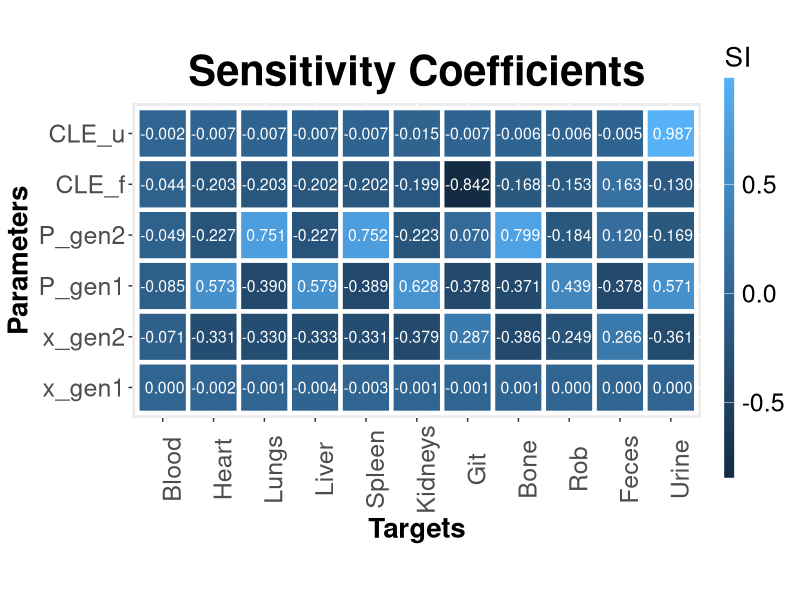

Recreate this plot in R.
library(deSolve)
library(ggplot2)

# Set the path to load the necessary data 
setwd("C:/Users/vassi/Documents/GitHub/PBPK_Lib/Data")

dose_kg <- 10 # mg/kg rat body
mass <- 250 # g  
dose <- dose_kg*mass/1000 # mg TiO2

# Load raw data from paper Xie et al.2011
df <- openxlsx::read.xlsx("TiO2_iv_rat.xlsx", sheet = 1, 
                          colNames = T, rowNames = T) 
# TiO2 NPs %ID/g of tissue  (Table 1)
excretion <- openxlsx::read.xlsx("Cummulative_Excretion.xlsx", sheet = 1, 
                                 colNames = T, rowNames = F) 
# accumulated excretory rate, expressed as %ID

excretion <- excretion[,c(2:3)]

# Transform to (mg of NPs)/(g of tissue)
df <- (df/100)*dose
excretion <- (excretion/100)*dose

####################################################################
###################             DATA             ###################
####################################################################


### Important!!! each compartment has a specific index vectors Tissue_fractions,
# Regional_flow_fractions, Capillary_fractions and cannot be changed

# The index of each compartment:
#Rest of Body (rob) --> 1
#Heart (ht) --> 2
#Kidneys (ki) --> 3
#Brain (br) --> 4
#Spleen (spl) --> 5
#Lungs (lu) --> 6
#Liver (li) --> 7
#Uterus (ut) --> 8
#Bone (bone) --> 9
#Adipose (ad) --> 10
#Skin (skin) --> 11
#Muscles (mu) --> 12
#Gastrointestinal track (GIT) --> 13


####################
### User's INPUT ###
####################
#### If any of these compartments don not exist in pbpk, just give it the value 
#### NA in compartments vector, example: "Heart" = NA and it will remove it 
#### from the equilibriums and the corresponding V_tis, V_cap, Q will be equal
#### to NA.


compartments <- list( "RoB"="RoB","Heart"="Heart", "Kidneys"="Kidneys", 
                      "Brain"= NA, "Spleen"="Spleen", "Lungs"="Lungs",
                      "Liver"="Liver", "Uterus"=NA, "Bone"="Bone", 
                      "Adipose"=NA, "Skin"=NA, "Muscles"=NA, "GIT"="GIT") 
#used as input in function, compartments that are used in pbpk


#####################################
### Function to create Parameters ###
#####################################
create.params <- function(comp_names, w){
  
  # List with names of all possible compartments
  all_comps <- list("RoB"="RoB","Heart"="Heart", "Kidneys"="Kidneys", "Brain"="Brain", "Spleen"="Spleen",
                    "Lungs"="Lungs", "Liver"="Liver", "Uterus"="Uterus", "Bone"="Bone", "Adipose"="Adipose", "Skin"="Skin", "Muscles"="Muscles",
                    "GIT"="GIT") # List with names of all possible compartments
  
  ### Density of tissues/organs
  d_tissue <- 1 #g/ml
  d_skeleton <- 1.92 #g/ml
  d_adipose <- 0.940 #g/ml
  
  Q_total <- (1.54*w^0.75)*60 # Total Cardiac Output (ml/h)
  
  Total_Blood <- 0.06*w+0.77 # Total blood volume (ml)
  
  fr_ad <- 0.0199*w + 1.644 # w in g,  Brown et al.1997 p.420. This equation gives the  adipose % of body weight 
  
  #read data from excel
  fractions <- openxlsx::read.xlsx("Rat physiological parameters.xlsx", sheet = 1, colNames = T, rowNames = T)
  fractions <- as.matrix(sapply(fractions, as.numeric))
  rownames(fractions) <- all_comps
  
  #Tissue weight fraction 
  Tissue_fractions <- fractions[,1]/100 # % of BW. Na values refers to the volume of the rest organs(RoB)
  Tissue_fractions[10] <- fr_ad/100
  #Regional blood flow fraction
  Regional_flow_fractions <- fractions[,2]/100 # % of total cardiac output
  #Capillary volume fractions (fractions of tissue volume)
  Capillary_fractions <- fractions[,3] # of tissue volume
  #Macrophage content as fraction tissue volume for each tissue/organ
  Macrophage_fractions <- fractions[,4] 
  
  W_tis <- rep(0,length(comp_names))
  V_tis <- rep(0,length(comp_names))
  V_cap <- rep(0,length(comp_names))
  W_macro <- rep(0,length(comp_names))  #one more for blood compartment
  Q <- rep(0,length(comp_names))
  
  
  for (i in 1:length(comp_names)) {
    control <- comp_names[i]
    
    Tissue_fractions[i] <- ifelse(is.na(control), NA, Tissue_fractions[i])
    Regional_flow_fractions[i] <- ifelse(is.na(control), NA, Regional_flow_fractions[i])
    Capillary_fractions[i] <- ifelse(is.na(control), NA, Capillary_fractions[i])
    Macrophage_fractions[i] <- ifelse(is.na(control), NA, Macrophage_fractions[i])
    
    ### Calculation of tissue weights  
    W_tis[i] <- w*Tissue_fractions[i]
    
    
    ###Calculation of tissue volumes
    
    if (i==9){
      V_tis[i] <- W_tis[i]/d_skeleton
    } else if(i==10){
      V_tis[i] <- W_tis[i]/d_adipose
    } else{
      V_tis[i] <- W_tis[i]/d_tissue 
    }
    
    ###Calculation of capillary volumes
    V_cap[i] <- V_tis[i]*Capillary_fractions[i]
    
    ###Volume of macrophage contents
    W_macro[i] <- W_tis[i]*Macrophage_fractions[i]
    
    ###Calculation of regional blood flows
    Q[i] <- Q_total*Regional_flow_fractions[i]
  }
  
  #Vm_ven <- 0.01*Vven #macrophage content in veins
  #Vm_art <- 0.01*Vart #0.02*Vart #macrophage content in arteries
  
  ### Calculations for "Soft tissue" compartment
  W_tis[1] <- w - sum(W_tis[2:length(W_tis)], na.rm = TRUE)
  V_tis[1] <- W_tis[1]/d_adipose     
  Q[1] <- Q_total - sum(Q[2:length(Q)],na.rm = TRUE) + Q[6]
  V_cap[1] <- V_tis[1]*Capillary_fractions[1] #Total_Blood - Vven - Vart - sum(V_cap[2:length(V_cap)], na.rm = TRUE)
  W_macro[1] <- W_tis[1]*Macrophage_fractions[1]
  
  parameters <- matrix(c(W_tis[],V_tis[],V_cap[],Q[],W_macro[]), ncol = 5)
  colnames(parameters) <- c("W_tis", "V_tis", "V_cap", "Q", "W_macro")
  rownames(parameters) <- all_comps
  
  Vven=0.64*Total_Blood
  Vart=0.15*Total_Blood
  Wm_ven=0.01*Vven
  Wm_art=0.01*Vart
  
  return(c(
    "Q_total"=Q_total, "V_blood"=Total_Blood, "V_ven"=Vven, "V_art"=Vart,
    
    "w_rob"=parameters[1,1], "w_ht"=parameters[2,1], "w_ki"=parameters[3,1], "w_spl"=parameters[5,1], "w_lu"=parameters[6,1], "w_li"=parameters[7,1], "w_bone"=parameters[9,1], "w_git"=parameters[13,1],
    
    "V_tis_rob"=parameters[1,2], "V_tis_ht"=parameters[2,2], "V_tis_ki"=parameters[3,2], "V_tis_spl"=parameters[5,2], "V_tis_lu"=parameters[6,2], "V_tis_li"=parameters[7,2], "V_tis_bone"=parameters[9,2], "V_tis_git"=parameters[13,2], 
    
    "V_cap_rob"=parameters[1,3], "V_cap_ht"=parameters[2,3], "V_cap_ki"=parameters[3,3], "V_cap_spl"=parameters[5,3], "V_cap_lu"=parameters[6,3], "V_cap_li"=parameters[7,3], "V_cap_bone"=parameters[9,3], "V_cap_git"=parameters[13,3],
    
    "Q_rob"=parameters[1,4], "Q_ht"=parameters[2,4], "Q_ki"=parameters[3,4], "Q_spl"=parameters[5,4], "Q_lu"=parameters[6,4], "Q_li"=parameters[7,4], "Q_bone"=parameters[9,4], "Q_git"=parameters[13,4]
    
  ))
}

# Physiological parameters units
# V_blood, V_ven, V_art (ml): Volume of total blood, venous blood and arterial blood
# w_i (g):                    mass of tissue or organ "i"
# V_tis_i (ml):                volume of tissue or organ "i"
# V_cap_i (ml):                volume of capillary blood in tissue "i"
# Q_i, Q_total (ml/h):        regional blood flow of tissue or organ "i"


#===============================================
#2. Function to create initial values for ODEs 
#===============================================

create.inits <- function(parameters, dose){
  with( as.list(parameters),{
    M_ht<-0; M_lu<-0; M_li<-0; M_spl<-0; M_ki<-0; M_git<-0; M_bone<-0; M_rob<-0;
    
    M_cap_ht<-0; M_cap_lu<-0; M_cap_li<-0; M_cap_spl<-0; M_cap_ki<-0; M_cap_git<-0; M_cap_bone<-0; M_cap_rob<-0;
    
    M_ven<-dose; M_art<-0
    M_feces<-0; M_urine<-0 
    
    return(c("M_ht" = M_ht, "M_lu" = M_lu, 
             "M_li" = M_li, "M_spl" = M_spl, 
             "M_ki" = M_ki, "M_git" = M_git, 
             "M_bone" = M_bone,"M_rob"=M_rob,
             
             "M_cap_ht" = M_cap_ht, "M_cap_lu" = M_cap_lu, 
             "M_cap_li" = M_cap_li, "M_cap_spl" = M_cap_spl, 
             "M_cap_ki" = M_cap_ki, "M_cap_git" = M_cap_git, 
             "M_cap_bone" = M_cap_bone,"M_cap_rob"=M_cap_rob,
             
             "M_ven" = M_ven, "M_art" = M_art, "M_feces" = M_feces, "M_urine" = M_urine))
    
  })
}

#==============
#3. ODEs System
#==============
ode.func <- function(time, inits, params){
  with(as.list(c(inits, params)),{
    
    
    x_ht <- x_gen1
    x_lu <- x_gen1
    x_li <- x_gen1
    x_spl <- x_gen1
    x_ki <- x_gen2
    x_git <- x_gen2 
    x_bone <- x_gen2
    x_rob <- x_gen2
    
    P_ht <- P_gen1
    P_lu <- P_gen2
    P_li <- P_gen1
    P_spl <- P_gen2
    P_ki <- P_gen1
    P_git <- P_gen2 
    P_bone <- P_gen2
    P_rob <- P_gen1
    
    # Concentrations (mg of NPs)/(g of wet tissue)
    C_ht <- M_ht/w_ht
    C_cap_ht <- M_cap_ht/V_cap_ht
    C_lu <- M_lu/w_lu
    C_cap_lu <- M_cap_lu/V_cap_lu
    C_li <- M_li/w_li
    C_cap_li <- M_cap_li/V_cap_li
    C_spl <- M_spl/w_spl
    C_cap_spl <- M_cap_spl/V_cap_spl
    C_ki <- M_ki/w_ki
    C_cap_ki <- M_cap_ki/V_cap_ki
    C_git <- M_git/w_git
    C_cap_git <- M_cap_git/V_cap_git
    C_bone <- M_bone/w_bone
    C_cap_bone <- M_cap_bone/V_cap_bone
    C_rob <- M_rob/w_rob
    C_cap_rob <- M_cap_rob/V_cap_rob
    
    C_ven <- M_ven/V_ven
    C_art <- M_art/V_art
    
    # Heart
    dM_cap_ht <- Q_ht*(C_art - C_cap_ht) - x_ht*Q_ht*(C_cap_ht - C_ht/P_ht)
    dM_ht <- x_ht*Q_ht*(C_cap_ht - C_ht/P_ht) 
    
    # Lungs
    dM_cap_lu <- Q_total*(C_ven - C_cap_lu) - x_lu*Q_total*(C_cap_lu - C_lu/P_lu)
    dM_lu <-  x_lu*Q_total*(C_cap_lu - C_lu/P_lu)
    
    # Liver 
    dM_cap_li <- Q_li*(C_art - C_cap_li) + Q_spl*(C_cap_spl - C_cap_li) - x_li*(Q_li)*(C_cap_li - C_li/P_li)
    dM_li <- x_li*Q_li*(C_cap_li - C_li/P_li) 
    
    # Spleen
    dM_cap_spl <- Q_spl*(C_art - C_cap_spl) - x_spl*Q_spl*(C_cap_spl - C_spl/P_spl)
    dM_spl <- x_spl*Q_spl*(C_cap_spl - C_spl/P_spl) 
    
    # Kidneys
    dM_cap_ki <- Q_ki*(C_art - C_cap_ki) - x_ki*Q_ki*(C_cap_ki - C_ki/P_ki)
    dM_ki <- x_ki*Q_ki*(C_cap_ki - C_ki/P_ki) - CLE_u*M_ki
    
    # GIT - Gastrointestinal Track
    dM_cap_git <- Q_git*(C_art - C_cap_git) - x_git*Q_git*(C_cap_git - C_git/P_git)
    dM_git <- x_git*Q_git*(C_cap_git - C_git/P_git) - CLE_f*M_git
    
    # Bone
    dM_cap_bone <- Q_bone*(C_art - C_cap_bone) - x_bone*Q_bone*(C_cap_bone - C_bone/P_bone)
    dM_bone <- x_bone*Q_bone*(C_cap_bone - C_bone/P_bone) 
    
    
    # RoB - Rest of Body
    dM_cap_rob <- Q_rob*(C_art - C_cap_rob) - x_rob*Q_rob*(C_cap_rob - C_rob/P_rob)
    dM_rob <- x_rob*Q_rob*(C_cap_rob - C_rob/P_rob) 
    
    # Urine
    dM_urine <- CLE_u*M_ki
    
    # Feces
    dM_feces <- CLE_f*M_git
    
    # Venous Blood
    dM_ven <- Q_ht*C_cap_ht + (Q_li + Q_spl)*C_cap_li + Q_ki*C_cap_ki + Q_git*C_cap_git +
      Q_bone*C_cap_bone + Q_rob*C_cap_rob - Q_total*C_ven
    
    # Arterial Blood
    dM_art <-  Q_total*C_cap_lu - Q_total*C_art
    
    Blood_total <- M_ven + M_art
    Blood <- Blood_total/(V_blood)
    
    list(c("dM_ht" = dM_ht, "dM_lu" = dM_lu, 
           "dM_li" = dM_li, "dM_spl" = dM_spl, 
           "dM_ki" = dM_ki, "dM_git" = dM_git, 
           "dM_bone" = dM_bone,"dM_rob"=dM_rob,
           
           "dM_cap_ht" = dM_cap_ht, "dM_cap_lu" = dM_cap_lu, 
           "dM_cap_li" = dM_cap_li, "dM_cap_spl" = dM_cap_spl, 
           "dM_cap_ki" = dM_cap_ki, "dM_cap_git" = dM_cap_git, 
           "dM_cap_bone" = dM_cap_bone,"dM_cap_rob"=dM_cap_rob,
           
           "dM_ven" = dM_ven, "dM_art" = dM_art, "dM_feces" = dM_feces, 
           "dM_urine" = dM_urine),
         
         "Blood"=Blood,
         "Heart"=C_ht, "Lungs"=C_lu, "Liver"=C_li, "Spleen"=C_spl,
         "Kidneys"=C_ki, "Git"=C_git, "Bone"=C_bone, "Rob"=C_rob,
         "Feces"=M_feces, "Urine"=M_urine)
  })
}


#---------------------
# Custom AUC function
#---------------------
AUC <- function(x, y){
  individual_auc <- c()
  for (i in 1:(length(x)-1)){
    individual_auc[i] <- (y[i]+y[i+1])*(x[i+1]-x[i])/2
  }
  return(sum(individual_auc))
}

#---------------------------------------------------
# SENSITIVITY ANALYSIS FUNCTION for PBPK Models
#---------------------------------------------------

PBPK_sensitivity <- function(model, parms, ranges, targets,
                             ode_settings, heatmap = FALSE){
  
  if(is.null(model)){
    stop("The ODEs of the PBPK model must be provided as a function compatible
         with the deSolve library")
  }
  if(is.null(parms)){
    stop("A vector with the names and the values of the parameters for the 
         analysis must be provided")
  }
  
  # Local Sensitivity Analysis
  
  # Store the initial values of the parms in a vector
  parms_0 <- parms
  
  # The variation dp of each parameter will be equal to "ranges" value 
  if(!is.numeric(ranges) | length(ranges) != 1 | ranges<=0 | ranges>1){
    # "ranges" must be a single numeric value in (0,1]
    stop("For local sensitivity analysis \"ranges\"  should be 
         a single numeric value in (0,1]")
  }else{dp <- ranges}
  
  # Get the number of the parameters and targets
  N_parms <- length(parms_0) # The total number of parameters to be analysed
  N_targets <- length(targets)
  
  # Take all objects from the ode_settings list 
  constant_params <- ode_settings[[1]] # Take the constant parameters
  # of the model
  inits <- ode_settings[[2]] # Initial conditions of the ODEs
  sample_time <- ode_settings[[3]] # Time points of solution
  solver <- ifelse(ode_settings[[4]] == "default", "bdf", ode_settings[[4]])
  # Select the solver to use later
  
  # Calculate the ODEs for the initial parameters
  solution_0 <- ode(times=sample_time, func=model, y=inits, 
                    parms=c(constant_params, parms_0), 
                    method=solver, rtol=1e-5, atol=1e-5)
  
  if(sum(!(targets %in% colnames(solution_0))) != 0){
    stop("As \"targets\" should be provided the name(s) of one or more
    of the outputs (compertments) of the PBPK model")
  }
  
  # Calculate AUC of each target-compartment for the initial parameters
  AUC_0 <- c()
  for (i in 1:N_targets) {
    AUC_0[i] <- AUC(solution_0[,"time"],solution_0[,targets[i]])
  }
  
  # Initialize a vector to store the sensitivity indexes
  SI <- matrix(NA, nrow = N_parms, ncol = N_targets)
  for (i in 1:N_parms) {
    parms <- parms_0
    parms[i] <- parms[i]*(1 + dp)
    # Merge the new parms vector with the constant params of the model
    params <- c(constant_params, parms)
    
    # Solve the ode system for given initial values and time
    solution <- ode(times=sample_time, func=model, y=inits, parms=params, 
                    method=solver, rtol=1e-5, atol=1e-5)
    
    for (j in 1:N_targets) {
      # Calculate AUC for the target compartment j
      AUC_j <- AUC(solution[,"time"],solution[,targets[j]])
      
      # Calculate sensitivity index of parameter i 
      # Relative Sensitivity = (dAUC/AUC)/(dp/p)
      SI[i,j] <- ((AUC_j-AUC_0[j])/AUC_0[j])/((parms[i] - parms_0[i])/ parms_0[i])
    }
  }
  rownames(SI) <- names(parms)
  colnames(SI) <- targets
  
  
  #----------
  # Heatmaps
  #----------
  if(heatmap){
    
    if(length(targets)==1){
      stop("Provide more than 1 targets in order to create a heatmap
           or turn \"heatmap\" to \"FALSE\".")
    }
    
    # Transform SI matrix to long format dataframe
    data_to_plot <- reshape2::melt(SI)
    colnames(data_to_plot) <- c("Parameters","Targets", "SI")
    
    heatmap_plot <- ggplot(data_to_plot, aes(x = Targets, y = Parameters,
                                             fill = SI)) +
      geom_tile(color = "white",
                lwd = 1.5,
                linetype = 1)+ # Add white borders to tiles
      
      geom_text(aes(label = format(round(SI, digits=3))),
                color = "white", size = 4) + # Show the SI value
      
      coord_fixed() + #Transforms the tiles of the heatmap to squares 
      
      guides(fill = guide_colourbar(barwidth = 0.5,
                                    barheight = 20)) +
      
      labs(title = "Sensitivity Coefficients",
           y = "Parameters",
           x = "Targets") +
      
      theme(plot.title =element_text(hjust = 0.5, size=30, face="bold"),
            axis.title.y =element_text(hjust = 0.5, size=20, face="bold"),
            axis.text.y=element_text(size=18),
            axis.title.x =element_text(hjust = 0.5, size=20, face="bold"),
            axis.text.x=element_text(size=18, 
                                     angle = ifelse(length(targets)>5, 90, 0)),
            legend.title=element_text(hjust = 0.01, size=20), 
            legend.text=element_text(size=18))
    Plots <- list(heatmap_plot)
  }
  
  #-------------------------------------
  # Create a list to return the results 
  #-------------------------------------
  
  data_list <- list("Targets"=targets,
                    "Change of parameters" = dp,
                    "Parameters" = parms_0, 
                    "Normalized Sensitivity Coefficients"=data.frame(SI), 
                    "Heatmap" = ifelse(heatmap, Plots, "FALSE"))
  
  return(data_list)
}

#-----------------
# Prepare input
#-----------------

parms <- c("x_gen1" = 0.1, # random value - unitless
           "x_gen2" = 0.004, # random value - unitless
           "P_gen1" = 5, # random value - unitless
           "P_gen2" = 2.9, # random value - unitless 
           "CLE_f" = 0.36,
           "CLE_u" = 0.0026)

params<-create.params(compartments,mass)
inits <- create.inits(params, dose)
sample_time <- c(0,1,3,7, 15, 30)*24 # hours

ode_settings <- list(params=params, 
                     inits=inits,
                     sample_time=sample_time,
                     solver= "default")


#targets <- c("Lungs", "Blood", "Liver")
targets <- c("Blood", "Heart", "Lungs", "Liver", "Spleen", "Kidneys",
             "Git", "Bone", "Rob", "Feces", "Urine")



test <- PBPK_sensitivity(model = ode.func, parms=parms, ranges = 0.1,
                         targets = targets,
                         ode_settings = ode_settings, 
                         heatmap = TRUE) 

test
